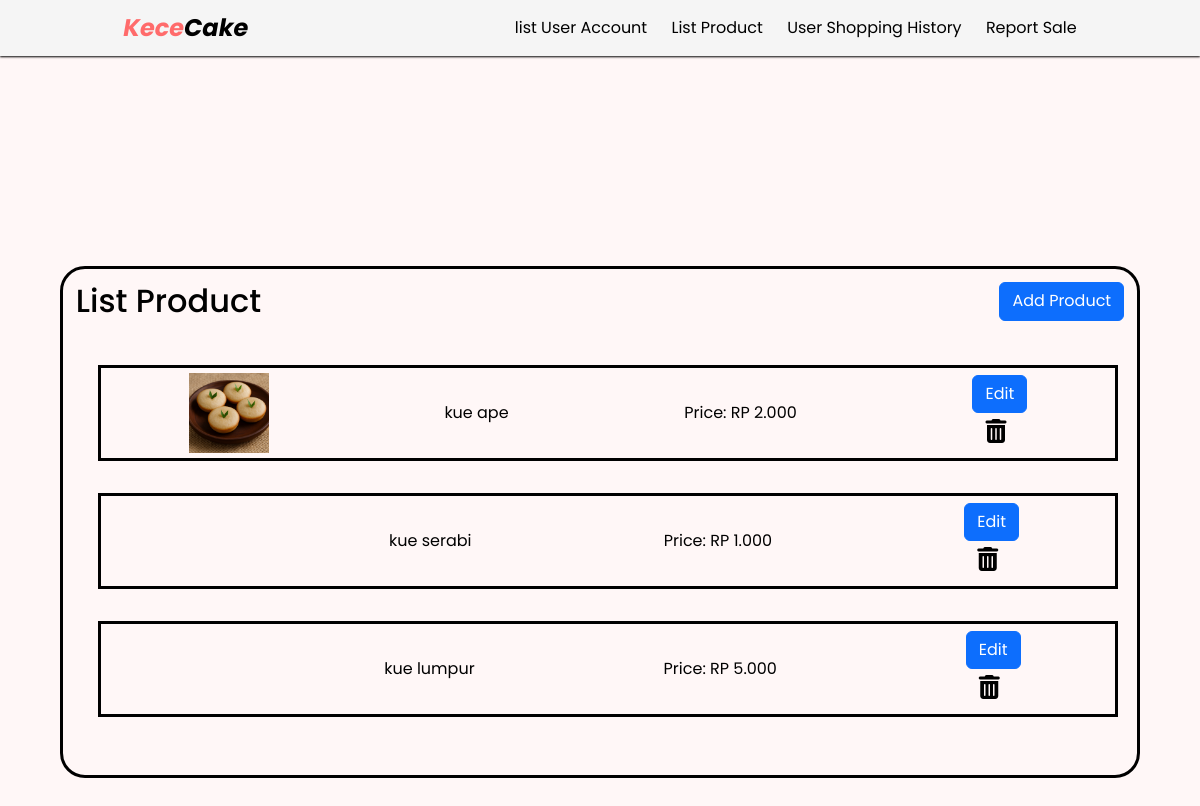
The page /admin/Listproduct.php (signed in) on the database its author committed.
### tables this page shows
CREATE TABLE `product` (
  `Product_id` int(11) NOT NULL,
  `Product_name` varchar(255) NOT NULL,
  `Product_price` int(11) NOT NULL,
  `Product_category` varchar(255) NOT NULL,
  `Product_image` varchar(255) NOT NULL
);

### php/System/system.php (called while the page is built, shortened)
<?php
class Database {
        private ?string
        $host = null,
        $port = null,
        $user = null,
        $password = null,
        $location = null;
        public function __construct($host, $port, $user, $password, $location){
            $this->host = $host;
            $this->port = $port;
            $this->user = $user;
            $this->password = $password;
            $this->location = $location;
        }
        public function connectDb()
        {
            try {
                return new PDO(
                    "mysql:host={$this->host}:{$this->port};dbname={$this->location}",
                    $this->user,
                    $this->password
                );
            } catch (PDOException $err) {
                return null;
            }
        }
    public function getproduct()
        {
        $db = $this->connectDb();
        $query = "SELECT * FROM product";
        $results = $db->query($query);
        return $results;
        }
}
?>

### admin/Listproduct.php (the view, shortened to what this page needs)
<?php
require "../php/System/system.php";
$listproduct = $auth->getproduct();
?>
<!DOCTYPE html>
<html lang="en">
  <head>
    <link
      href="https://cdn.jsdelivr.net/npm/bootstrap@5.3.7/dist/css/bootstrap.min.css"
      rel="stylesheet"
    />
    <link rel="stylesheet" href="../css/Admin/listproduct.css" />
  </head>
  <body>
    <div class="navbar">
      <a href="Listuseraccount.php">
        <div class="navbar-left"><span>Kece</span>Cake</div>
      </a>
      <div class="navbar-middle">
        <ul>
          <a href="Listuseraccount.php"><li>list User Account</li></a>
          <a href="Listproduct.php"><li>List Product</li></a>
          <a href="Listhistory.php"><li>User Shopping History</li></a>
          <a href="Reportsale.php"><li>Report Sale</li></a>
        </ul>
      </div>
    </div>
    <div class="containerr">
      <div class="containerproduct">
        <div class="top">
          <h2>List Product</h2>
          <a class="btn btn-primary" href="Addproduct.php">Add Product</a>
        </div>
        <div class="listproduct">
          <?php foreach($listproduct as $hasillistproduct): ?>
          <div class="product">
            <div class="image">
              <img src="<?= $hasillistproduct["Product_image"]?>" alt="" width="80px" />
            </div>
            <div class="cakename">
              <p><?= $hasillistproduct["Product_name"]?></p>
            </div>
            <div class="price">
              <p>Price: RP <span><?= number_format($hasillistproduct["Product_price"], 0, ",", ".")?></span></p>
            </div>
            <div class="button">
              <form action="" method="get">
                <a href="editproduct.php?id=<?= $hasillistproduct["Product_id"] ?>" class="btn btn-primary">Edit</a>
              </form>
              <form action="" method="post">
                <button class="btn" name="deleteproduct">
                  <i class="fa-solid fa-trash-can fa-xl"></i>
                </button>
              </form>
            </div>
          </div>
          <?php endforeach; ?>
        </div>
      </div>
    </div>
  </body>
</html>

### css/Admin/listproduct.css (style rules this page uses)
* { margin: 0; padding: 0; color: black; list-style-type: none; --primary_btn: rgba(255, 107, 107, 1); --bg_color: rgba(255, 247, 247, 1); font-family: "poppins", sans-serif; }
.navbar { display: flex; justify-content: space-around; background-color: whitesmoke; height: 3.5rem; align-items: center; box-shadow: 0px 1.4px 2px black; }
.navbar a { text-decoration: none; }
.navbar .navbar-left { font-size: 1.5rem; padding: 0; font-weight: bold; font-style: italic; }
.navbar .navbar-left span { color: var(--primary_btn); }
.navbar .navbar-middle ul li { display: inline-block; padding-left: 20px; }
.navbar .navbar-middle ul { padding: 0; margin: 0; }
.containerr { width: 100%; height: 92dvh; background-color: var(--bg_color); display: flex; align-items: center; justify-content: center; }
.containerr .containerproduct .top { width: 100%; display: flex; justify-content: space-between; }
.containerr .containerproduct .top a { margin: 0.8rem; }
.containerr .containerproduct { border: 0.2rem solid black; width: 90%; height: 32rem; border-radius: 25px; }
.containerr .containerproduct h2 { margin: 0.8rem; }
.containerr .listproduct { height: 80%; display: flex; justify-content: space-around; flex-wrap: wrap; overflow-y: auto; overflow-x: hidden; scroll-behavior: smooth; box-sizing: border-box; }
.containerr .containerproduct .listproduct .product { width: 95%; height: 6rem; border: 3px solid black; margin-top: 2rem; margin-left: 1rem; display: flex; align-items: center; justify-content: space-around; }
.containerr .containerproduct .listproduct p { margin-bottom: 0; }

### rows shown on the page
product: Product_image (picture), Product_name "kue ape", Product_price "2.000"
product: Product_name "kue serabi", Product_price "1.000"
product: Product_name "kue lumpur", Product_price "5.000"
